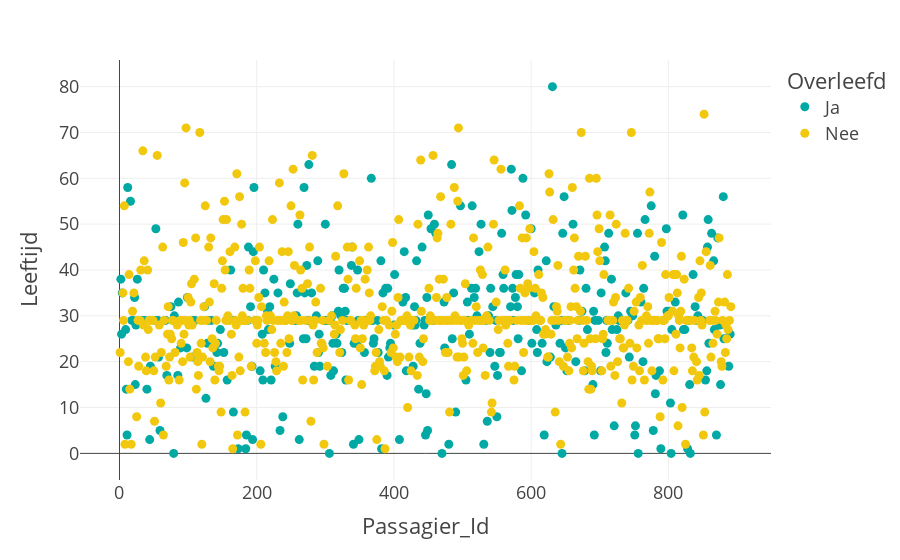
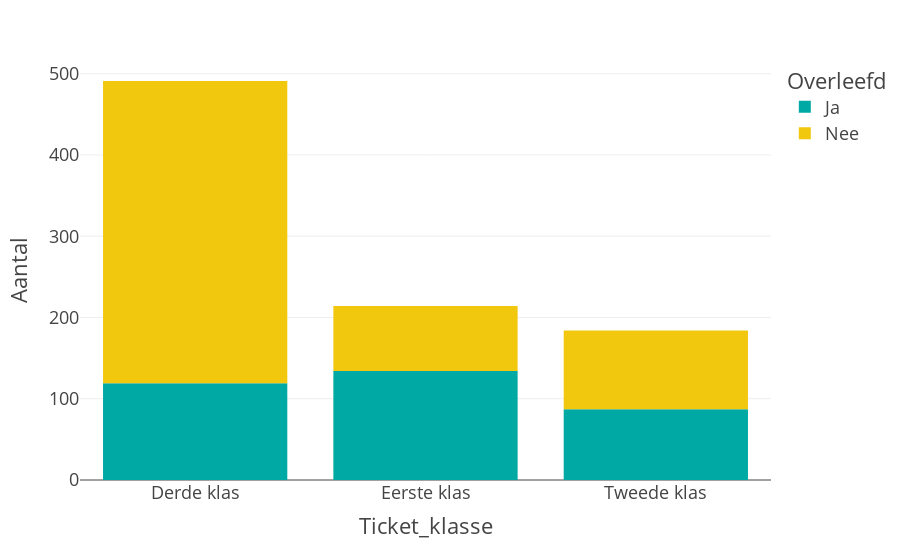
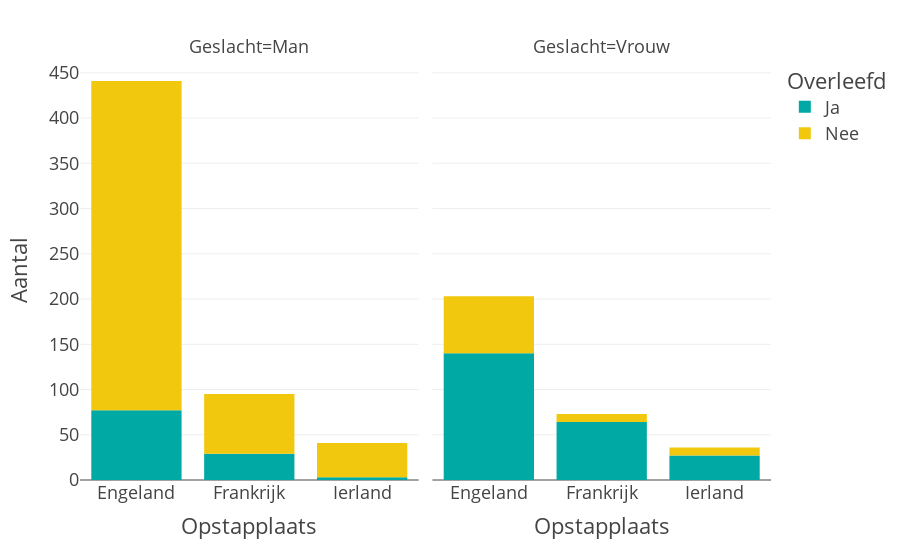
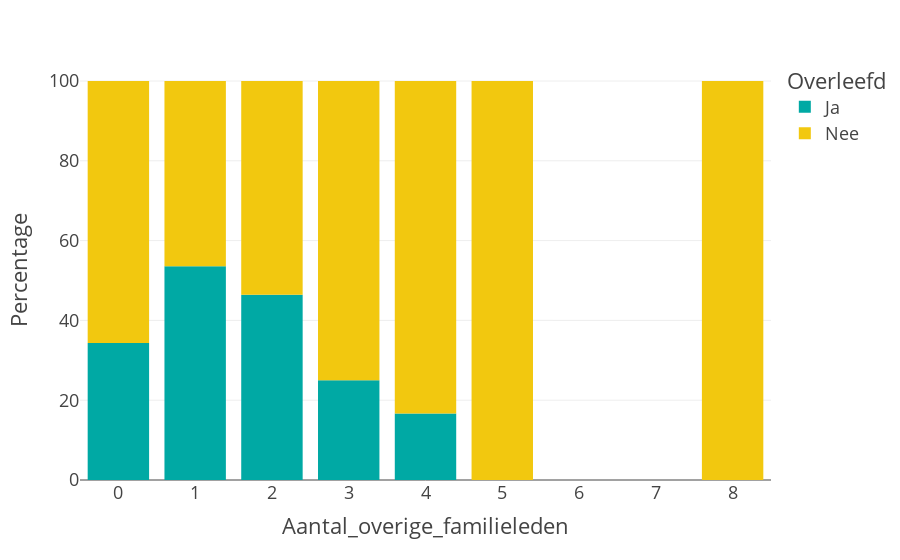

The notebook cell these images were saved under, in order:
### Code cell
display(df_train_clean.head())
basis_feiten(df=df_train_clean)
EDA_visualisaties(df=df_train_clean)

### Figure 1 — Plotly figure (JSON) as saved in the notebook; plotly's stock layout.template omitted (floating-point values rounded to 4 significant figures; data arrays with more than 128 entries replaced by an {"elided": "..."} marker saying what was removed)
{"data": [{"hovertemplate": "Overleefd=Ja<br>Passagier_Id=%{x}<br>Leeftijd=%{y}<extra></extra>", "legendgroup": "Ja", "marker": {"color": "#00A9A4", "symbol": "circle"}, "mode": "markers", "name": "Ja", "orientation": "v", "showlegend": true, "type": "scatter", "x": {"elided": "340 int values"}, "xaxis": "x", "y": {"elided": "340 int values"}, "yaxis": "y"}, {"hovertemplate": "Overleefd=Nee<br>Passagier_Id=%{x}<br>Leeftijd=%{y}<extra></extra>", "legendgroup": "Nee", "marker": {"color": "#F2C80F", "symbol": "circle"}, "mode": "markers", "name": "Nee", "orientation": "v", "showlegend": true, "type": "scatter", "x": {"elided": "549 int values"}, "xaxis": "x", "y": {"elided": "549 int values"}, "yaxis": "y"}], "layout": {"legend": {"title": {"text": "Overleefd"}, "tracegroupgap": 0}, "margin": {"t": 60}, "xaxis": {"anchor": "y", "domain": [0, 1], "title": {"text": "Passagier_Id"}}, "yaxis": {"anchor": "x", "domain": [0, 1], "title": {"text": "Leeftijd"}}}}

### Figure 2 — Plotly figure (JSON) as saved in the notebook; plotly's stock layout.template omitted (floating-point values rounded to 4 significant figures)
{"data": [{"alignmentgroup": "True", "hovertemplate": "Overleefd=Ja<br>Ticket_klasse=%{x}<br>Aantal=%{y}<extra></extra>", "legendgroup": "Ja", "marker": {"color": "#00A9A4", "pattern": {"shape": ""}}, "name": "Ja", "offsetgroup": "Ja", "orientation": "v", "showlegend": true, "textposition": "auto", "type": "bar", "x": ["Derde klas", "Eerste klas", "Tweede klas"], "xaxis": "x", "y": [119, 134, 87], "yaxis": "y"}, {"alignmentgroup": "True", "hovertemplate": "Overleefd=Nee<br>Ticket_klasse=%{x}<br>Aantal=%{y}<extra></extra>", "legendgroup": "Nee", "marker": {"color": "#F2C80F", "pattern": {"shape": ""}}, "name": "Nee", "offsetgroup": "Nee", "orientation": "v", "showlegend": true, "textposition": "auto", "type": "bar", "x": ["Derde klas", "Eerste klas", "Tweede klas"], "xaxis": "x", "y": [372, 80, 97], "yaxis": "y"}], "layout": {"barmode": "relative", "legend": {"title": {"text": "Overleefd"}, "tracegroupgap": 0}, "margin": {"t": 60}, "xaxis": {"anchor": "y", "domain": [0, 1], "title": {"text": "Ticket_klasse"}}, "yaxis": {"anchor": "x", "domain": [0, 1], "title": {"text": "Aantal"}}}}

### Figure 3 — Plotly figure (JSON) as saved in the notebook; plotly's stock layout.template omitted (floating-point values rounded to 4 significant figures)
{"data": [{"alignmentgroup": "True", "hovertemplate": "Overleefd=Ja<br>Geslacht=Man<br>Opstapplaats=%{x}<br>Aantal=%{y}<extra></extra>", "legendgroup": "Ja", "marker": {"color": "#00A9A4", "pattern": {"shape": ""}}, "name": "Ja", "offsetgroup": "Ja", "orientation": "v", "showlegend": true, "textposition": "auto", "type": "bar", "x": ["Engeland", "Frankrijk", "Ierland"], "xaxis": "x", "y": [77, 29, 3], "yaxis": "y"}, {"alignmentgroup": "True", "hovertemplate": "Overleefd=Ja<br>Geslacht=Vrouw<br>Opstapplaats=%{x}<br>Aantal=%{y}<extra></extra>", "legendgroup": "Ja", "marker": {"color": "#00A9A4", "pattern": {"shape": ""}}, "name": "Ja", "offsetgroup": "Ja", "orientation": "v", "showlegend": false, "textposition": "auto", "type": "bar", "x": ["Engeland", "Frankrijk", "Ierland"], "xaxis": "x2", "y": [140, 64, 27], "yaxis": "y2"}, {"alignmentgroup": "True", "hovertemplate": "Overleefd=Nee<br>Geslacht=Man<br>Opstapplaats=%{x}<br>Aantal=%{y}<extra></extra>", "legendgroup": "Nee", "marker": {"color": "#F2C80F", "pattern": {"shape": ""}}, "name": "Nee", "offsetgroup": "Nee", "orientation": "v", "showlegend": true, "textposition": "auto", "type": "bar", "x": ["Engeland", "Frankrijk", "Ierland"], "xaxis": "x", "y": [364, 66, 38], "yaxis": "y"}, {"alignmentgroup": "True", "hovertemplate": "Overleefd=Nee<br>Geslacht=Vrouw<br>Opstapplaats=%{x}<br>Aantal=%{y}<extra></extra>", "legendgroup": "Nee", "marker": {"color": "#F2C80F", "pattern": {"shape": ""}}, "name": "Nee", "offsetgroup": "Nee", "orientation": "v", "showlegend": false, "textposition": "auto", "type": "bar", "x": ["Engeland", "Frankrijk", "Ierland"], "xaxis": "x2", "y": [63, 9, 9], "yaxis": "y2"}], "layout": {"annotations": [{"font": {}, "showarrow": false, "text": "Geslacht=Man", "x": 0.245, "xanchor": "center", "xref": "paper", "y": 1, "yanchor": "bottom", "yref": "paper"}, {"font": {}, "showarrow": false, "text": "Geslacht=Vrouw", "x": 0.755, "xanchor": "center", "xref": "paper", "y": 1, "yanchor": "bottom", "yref": "paper"}], "barmode": "relative", "legend": {"title": {"text": "Overleefd"}, "tracegroupgap": 0}, "margin": {"t": 60}, "xaxis": {"anchor": "y", "domain": [0, 0.49], "title": {"text": "Opstapplaats"}}, "xaxis2": {"anchor": "y2", "domain": [0.51, 1], "matches": "x", "title": {"text": "Opstapplaats"}}, "yaxis": {"anchor": "x", "domain": [0, 1], "title": {"text": "Aantal"}}, "yaxis2": {"anchor": "x2", "domain": [0, 1], "matches": "y", "showticklabels": false}}}

### Figure 4 — Plotly figure (JSON) as saved in the notebook; plotly's stock layout.template omitted (floating-point values rounded to 4 significant figures)
{"data": [{"alignmentgroup": "True", "hovertemplate": "Overleefd=Ja<br>Aantal_overige_familieleden=%{x}<br>Percentage=%{y}<extra></extra>", "legendgroup": "Ja", "marker": {"color": "#00A9A4", "pattern": {"shape": ""}}, "name": "Ja", "offsetgroup": "Ja", "orientation": "v", "showlegend": true, "textposition": "auto", "type": "bar", "x": [0, 1, 2, 3, 4], "xaxis": "x", "y": [34.32, 53.59, 46.43, 25, 16.67], "yaxis": "y"}, {"alignmentgroup": "True", "hovertemplate": "Overleefd=Nee<br>Aantal_overige_familieleden=%{x}<br>Percentage=%{y}<extra></extra>", "legendgroup": "Nee", "marker": {"color": "#F2C80F", "pattern": {"shape": ""}}, "name": "Nee", "offsetgroup": "Nee", "orientation": "v", "showlegend": true, "textposition": "auto", "type": "bar", "x": [0, 1, 2, 3, 4, 5, 8], "xaxis": "x", "y": [65.68, 46.41, 53.57, 75, 83.33, 100, 100], "yaxis": "y"}], "layout": {"barmode": "relative", "legend": {"title": {"text": "Overleefd"}, "tracegroupgap": 0}, "margin": {"t": 60}, "xaxis": {"anchor": "y", "domain": [0, 1], "title": {"text": "Aantal_overige_familieleden"}}, "yaxis": {"anchor": "x", "domain": [0, 1], "title": {"text": "Percentage"}}}}
